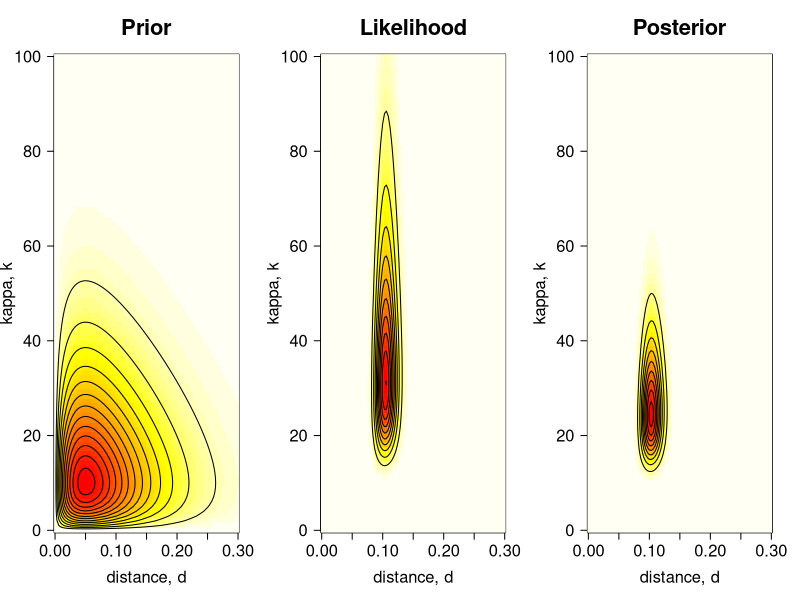
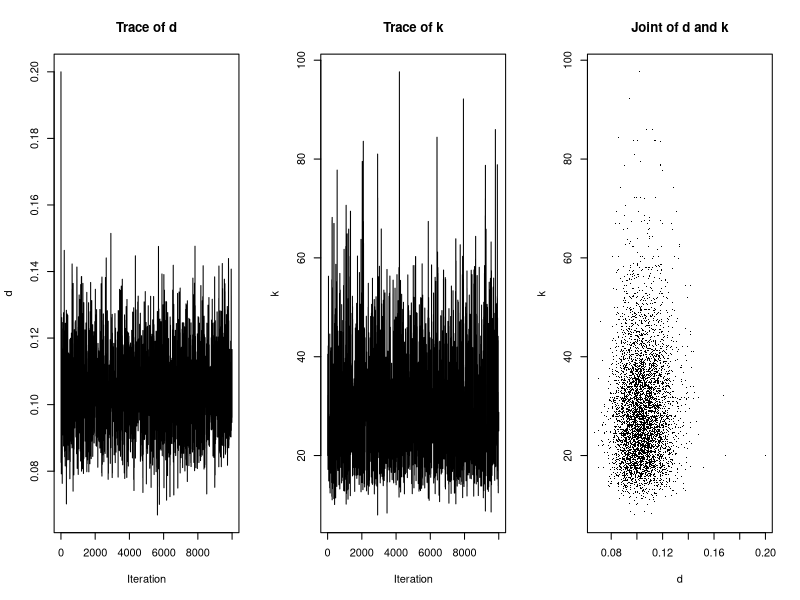
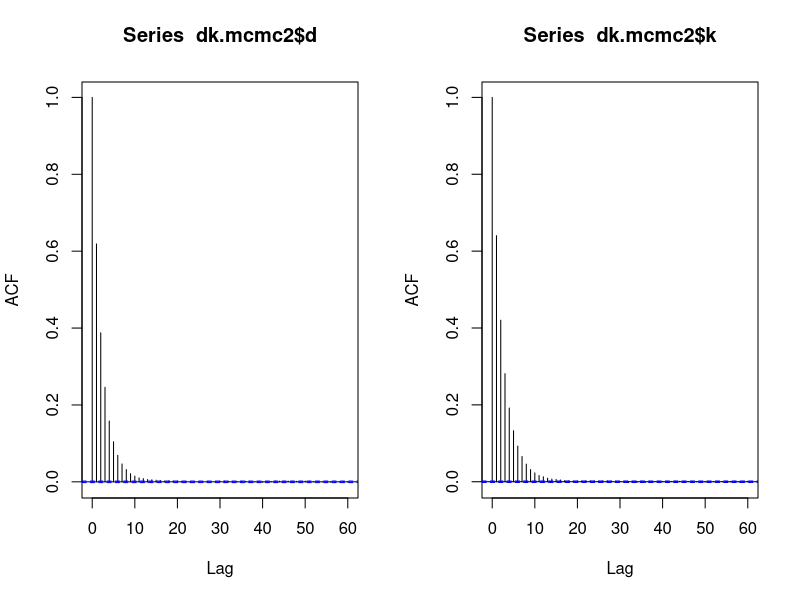
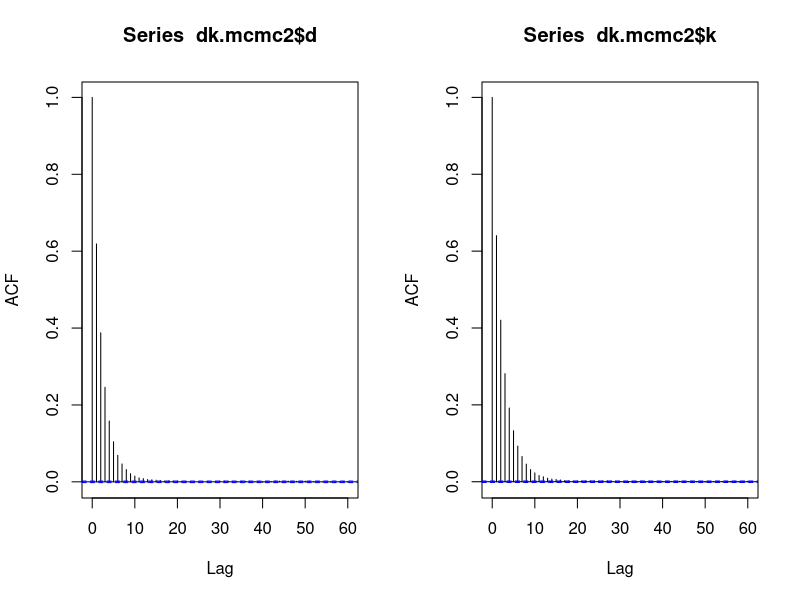
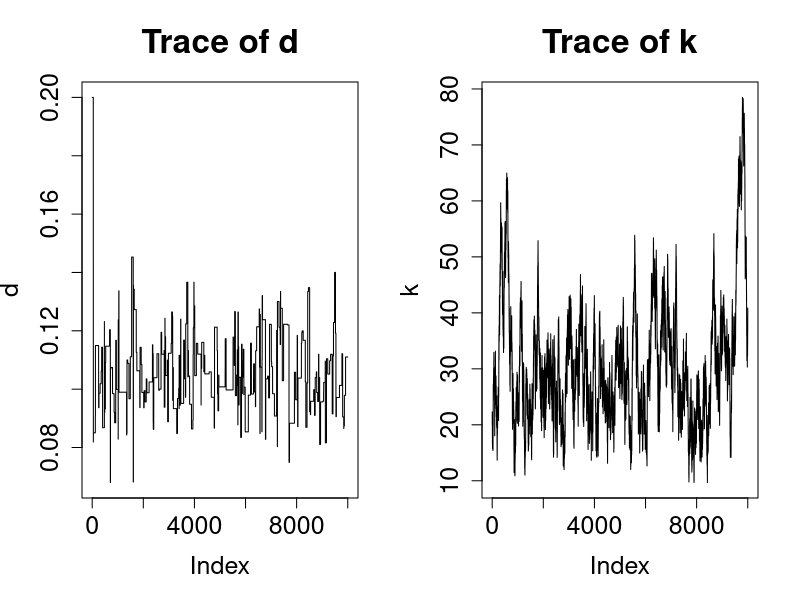
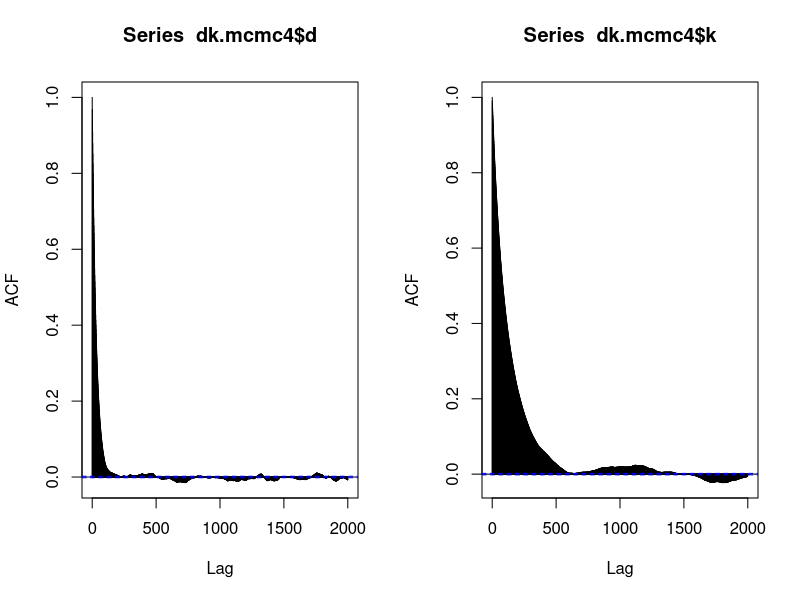
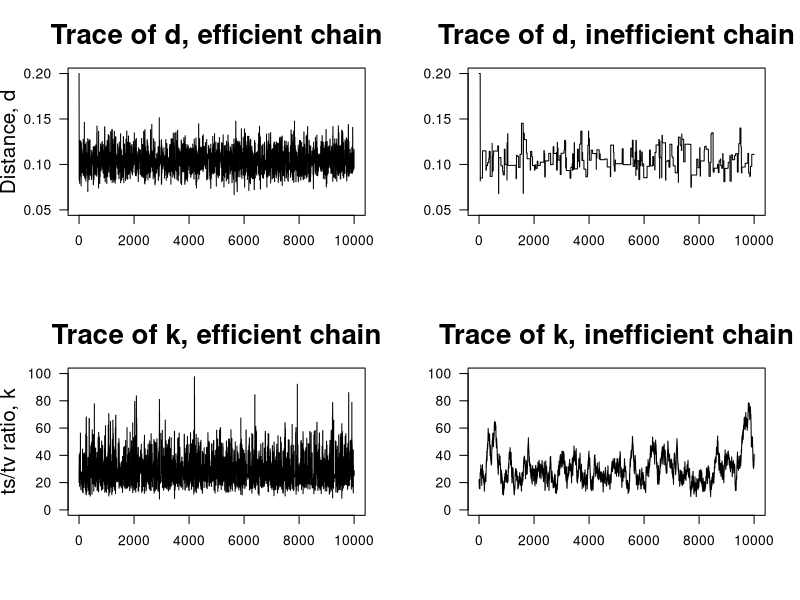
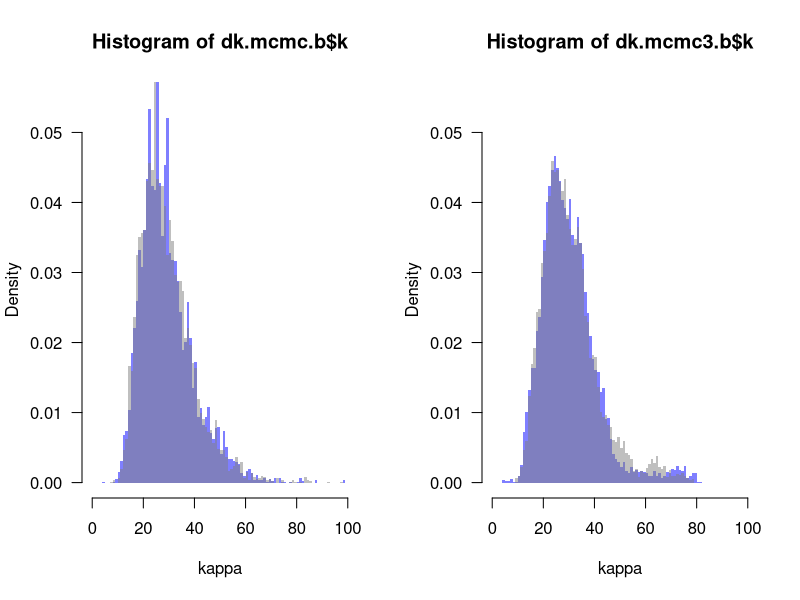

Reproduce these figures in R, in order.
# Clean up your R space
rm(list=ls())

#######################
# PART 1: Introduction
#######################

# The data are the 12S rRNA alignment of human and orangutang, with 948 base pairs and 
# 90 differences (84 transitions and 6 transversions).
# Example data from Table 1.3, p.7 of Yang (2014) Molecular Evolution: A Statistical 
# Approach. Oxford University Press.

n <- 948 # length of alignment in bp
ns <- 84 # total number of transitions (23+30+10+21)
nv <- 6  # total number of transversions (1+0+2+0+2+1+0+0)
 
V <- nv/n # proportion of transversional differences
S <- ns/n # proportion of transitional differences

# log-likelihood function, f(D|d,k), using Kimura's (1980) substitution model
# see p.8 in Yang (2014)

k80.lnL <- function(d, k, n=948, ns=84, nv=6) {
 
 p0 <- .25 + .25 * exp(-4*d/(k+2)) + .5 * exp(-2*d*(k+1)/(k+2))
 p1 <- .25 + .25 * exp(-4*d/(k+2)) - .5 * exp(-2*d*(k+1)/(k+2))
 p2 <- .25 - .25 * exp(-4*d/(k+2))
 
 return ((n - ns - nv) * log(p0/4) +
        ns * log(p1/4) + nv * log(p2/4))
}

dim <- 100  # dimension for the plot
d.v <- seq(from=0, to=0.3, len=dim) # vector of d values
k.v <- seq(from=0, to=100, len=dim) # vector of k values
dk <- expand.grid(d=d.v, k=k.v)
 
par(mfrow=c(1, 3))

# Prior surface, f(D)f(k)
Pri <- matrix(dgamma(dk$d, 2, 20) * dgamma(dk$k, 2, .1),
       ncol=dim)
 
image(d.v, k.v, -Pri, las=1, col=heat.colors(50),
      main="Prior", xlab="distance, d",
      ylab="kappa, k", cex.main=2.0,
      cex.lab=1.5, cex.axis=1.5)
 
contour(d.v, k.v, Pri, nlev=10, drawlab=FALSE, add=TRUE)
 
# Likelihood surface, f(D|d,k)
lnL <- matrix(k80.lnL(d=dk$d, k=dk$k), ncol=dim)
 
# for numerical reasons, we scale the likelihood to be 1
# at the maximum, i.e. we subtract max(lnL)
L <- exp(lnL - max(lnL))  
 
image(d.v, k.v, -L, las=1, col=heat.colors(50),
      main="Likelihood", xlab="distance, d",
      ylab="kappa, k", cex.main=2.0,
      cex.lab=1.5, cex.axis=1.5)
 
contour(d.v, k.v, L, nlev=10,
        drawlab=FALSE, add=TRUE) # creates a contour plot
# Unscaled posterior surface, f(d)f(k)f(D|d,k)
Pos <- Pri * L
 
image(d.v, k.v, -Pos, las=1, col=heat.colors(50),
      main="Posterior", xlab="distance, d",
      ylab="kappa, k", cex.main=2.0,
      cex.lab=1.5, cex.axis=1.5)
 
contour(d.v, k.v, Pos, nlev=10,
        drawlab=FALSE, add=TRUE)
        
        
##########################################
# PART 2: Markov Chain Monte Carlo (MCMC)
##########################################

# We now obtain the posterior distribution by MCMC sampling.
# In most practical problems, constant z cannot be calculated (either
# analytically or numerically), and so the MCMC algorithm becomes necessary.

# Function that returns the logarithm of the unscaled posterior:
# f(d) * f(k) * f(D|d,k)
# by default we set the priors as: 
# f(d) = Gamma(d | 2, 20) and f(k) = Gamma(k | 2, .1)
ulnP <- function(d, k, n=948, ns=84, nv=6, a.d=2, b.d=20, a.k=2, b.k=.1) {
  # The normalizing constant in the prior densities can be ignored:
  lnpriord <- (a.d - 1)*log(d) - b.d * d
  lnpriork <- (a.k - 1)*log(k) - b.k * k
  
  # log-Likelihood:
  expd1 <- exp(-4*d/(k+2));
  expd2 <- exp(-2*d*(k+1)/(k+2))
  p0 <- .25 + .25 * expd1 + .5 * expd2
  p1 <- .25 + .25 * expd1 - .5 * expd2
  p2 <- .25 - .25 * expd1
  lnL <- ((n - ns - nv) * log(p0/4) + ns * log(p1/4) + nv * log(p2/4))
  
  # Return unnormalised posterior:
  return (lnpriord + lnpriork + lnL)
}

# Draft MCMC algorithm:
# 1. Set initial states for d and k.
# 2. Propose a new state d* (from an appropriate proposal density).
# 3. Accept or reject the proposal with probability
#      min(1, p(d*)p(x|d*) / p(d)p(x|d))
#      If the proposal is accepted set d=d*, otherwise d=d.
# 4. Save d.
# 5. Repeat 2-4 for k.
# 6. Go to step 2.

mcmcf <- function(init.d, init.k, N, w.d, w.k) {
  # init.d and init.k are the initial states
  # N is the number of 'generations' the algorithm is run for.
  # w.d is the 'width' of the proposal density for d.
  # w.k is the 'width' of the proposal density for k.
 
  # here we keep the visited states of d and k.
  d <- k <- numeric(N+1)
  # initialise the MCMC chain
  dnow <- d[1] <- init.d
  know <- k[1] <- init.k
  ulnPnow <- ulnP(dnow, know)
  acc.d <- acc.k <- 0 # number of acceptances
 
  for (i in 1:N) {
    # we use uniform densities with reflection
    # to propose new d* and k* states
    # propose and accept/reject new d
    dnew <- dnow + runif(1, -w.d/2, w.d/2)
    # reflect if dnew is negative
    if (dnew < 0) dnew <- -dnew
    
    ulnPnew <- ulnP(dnew, know)
    lnalpha <- ulnPnew - ulnPnow
    # if ru < alpha accept proposed d*:
    if (lnalpha > 0 || runif(1, 0, 1) < exp(lnalpha)) {
      dnow <- dnew; ulnPnow <- ulnPnew; 
      acc.d  <- acc.d + 1
    }
    # else reject it:
    else dnew <- dnow
        
    # propose and accept/reject new k
    knew <- know + runif(1, -w.k/2, w.k/2)
    # reflect if knew is negative
    if (knew < 0) knew <- -knew
    
    ulnPnew <- ulnP(dnew, knew)
    lnalpha <- ulnPnew - ulnPnow
    # if ru < alpha accept proposed k*:
    if (lnalpha > 0 || runif(1, 0, 1) < exp(lnalpha)) {
      know <- knew; ulnPnow <- ulnPnew
      acc.k  <- acc.k + 1
    }
    # else reject it:
    else knew <- know
    
    # save chain state:
    d[i+1] <- dnew; k[i+1] <- knew
  }
 
  # print out the proportion of times
  # the proposals were accepted
  print("Acceptance proportions (d, k):")
  print(c(acc.d/N, acc.k/N))
 
  # return vector of d and k visited during MCMC
  return (list(d=d, k=k))
}

# Test run-time:
system.time(mcmcf(0.2, 20, 1e4, .12, 180)) # about 0.3s
# Run again and save MCMC output:
dk.mcmc <- mcmcf(0.2, 20, 1e4, .12, 180) 

par(mfrow=c(1,3))
# trace plot of d
plot(dk.mcmc$d, ty='l', xlab="Iteration", ylab="d", main="Trace of d")
# trace plot of k
plot(dk.mcmc$k, ty='l', xlab="Iteration", ylab="k", main="Trace of k")
 
# We can also plot the joint sample of d and k
# (points sampled from posterior surface)
plot(dk.mcmc$d, dk.mcmc$k, pch='.', xlab="d", ylab="k", main="Joint of d and k")

##########################################
# PART 3: Efficiency of the MCMC chain
##########################################

# Values sampled in an MCMC chain are autocorrelated because new states
# are either the previous state or a modification of it.
# The efficiency of an MCMC chain is closely related to the autocorrelation.
# Intuitively, if the autocorrelation is high, the chain will be inefficient,
# i.e. we will need to run the chain for a long time to obtain a good
# approximation to the posterior distribution.
# The efficiency of a chain is defined as:
# eff = 1 / (1 + 2(r1 + r2 + r3 + ...))
# where ri is the correlation for lag i.

# run a very long chain (1e6 generations take about
# 40s in my MacBook Air) to calculate efficiency
dk.mcmc2 <- mcmcf(0.2, 20, 1e6, .12, 180)
 
# R's acf function (for AutoCorrelation Function) 
par(mfrow=c(1,2))
acf(dk.mcmc2$d)
acf(dk.mcmc2$k)
 
# Define efficiency function
eff <- function(acf) 1 / (1 + 2 * sum(acf$acf[-1]))
 
# the efficiencies are roughly 22% and 20% for d and k respectively:
eff(acf(dk.mcmc2$d)) # [1] 0.2255753 # mcmcf(0.2, 20, 1e7, .12, 180)
eff(acf(dk.mcmc2$k)) # [1] 0.2015054 # mcmcf(0.2, 20, 1e7, .12, 180)


#To illustrate inefficient chains, we will run our MCMC again by using a proposal density
#with a too large step size for d, and another with a too small step size for k.

# The window width for the d proposal density is too large,
# while it is too small for k
dk.mcmc3 <- mcmcf(0.2, 20, 1e4, 3, 5)
 
par(mfrow=c(1,2))
# because proposal width for d is too large,
# chain gets stuck at same values of d:
plot(dk.mcmc3$d, ty='l', main="Trace of d", cex.main=2.0,
     cex.lab=1.5, cex.axis=1.5, ylab="d")
 
# whereas proposal width for k is too small,
# so chain moves slowly:
plot(dk.mcmc3$k, ty='l', main="Trace of k", cex.main=2.0,
     cex.lab=1.5, cex.axis=1.5, ylab="k")
     
dk.mcmc4 <- mcmcf(0.2, 20, 1e6, 3, 5)
 
# Efficiencies are roughly 1.5% for d, and 0.35% for k:
eff(acf(dk.mcmc4$d, lag.max=2e3)) # [1] 0.01530385  # mcmcf(0.2, 20, 1e7, 3, 5)
eff(acf(dk.mcmc4$k, lag.max=2e3)) # [1] 0.003493112 # mcmcf(0.2, 20, 1e7, 3, 5)

# plot the traces for efficient (part 2) and inefficient chains

par(mfrow=c(2,2))
 
plot(dk.mcmc$d, ty='l', las=1, ylim=c(.05,.2),
     main="Trace of d, efficient chain", xlab='',
     ylab="Distance, d", cex.main=2.0, cex.lab=1.5)
plot(dk.mcmc3$d, ty='l', las=1, ylim=c(.05,.2),
     main="Trace of d, inefficient chain", xlab='',
     ylab='', cex.main=2.0, cex.lab=1.5)
plot(dk.mcmc$k, ty='l', las=1, ylim=c(0,100),
     main="Trace of k, efficient chain",
     xlab='', ylab="ts/tv ratio, k",
     cex.main=2.0, cex.lab=1.5)
plot(dk.mcmc3$k, ty='l', las=1, ylim=c(0,100),
     main="Trace of k, inefficient chain",
     xlab='', ylab='', cex.main=2.0, cex.lab=1.5)
     
####################################
# PART 4: Checking for convergence
####################################

# Efficient chain (good proposal step sizes)
dk.mcmc.b <- mcmcf(0.05, 5, 1e4, .12, 180)
# Inefficient chain (bad proposal step sizes)
dk.mcmc3.b <- mcmcf(0.05, 5, 1e4, 3, 5)

# plot and compare histograms
par(mfrow=c(1,2))
bks <- seq(from=0, to=105, by=1)
 
hist(dk.mcmc.b$k, prob=TRUE, breaks=bks, border=NA,
     col=rgb(0, 0, 1, .5), las=1, xlab="kappa",
     xlim=c(0,100), ylim=c(0,.055))
 
hist(dk.mcmc$k, prob=TRUE, breaks=bks, border=NA,
     col=rgb(.5, .5, .5, .5), add=TRUE)
 
hist(dk.mcmc3.b$k, prob=TRUE, breaks=bks, border=NA,
     col=rgb(0, 0, 1, .5), las=1, xlab="kappa",
     xlim=c(0,100), ylim=c(0,.055))
 
hist(dk.mcmc3$k, prob=TRUE, breaks=bks, border=NA,
     col=rgb(.5, .5, .5, .5), add=TRUE)

# to calculate the posterior
# posterior means (similar for efficient chains):
mean(dk.mcmc$d); mean(dk.mcmc.b$d)
mean(dk.mcmc$k); mean(dk.mcmc.b$k)
 
# posterior means (not so similar for the inefficient chains):
mean(dk.mcmc3$d); mean(dk.mcmc3.b$d)
mean(dk.mcmc3$k); mean(dk.mcmc3.b$k)

# efficient chain, standard error of the means
sqrt(1/1e4 * var(dk.mcmc$d) / 0.23) # roughly 2.5e-4
sqrt(1/1e4 * var(dk.mcmc$k) / 0.20) # roughly 0.2
 
# inefficient chain, standard error of the means
sqrt(1/1e4 * var(dk.mcmc3$d) / 0.015) # roughly 9.7e-4
sqrt(1/1e4 * var(dk.mcmc3$k) / 0.003) # roughly 1.6

# plot densities (smoothed histograms) for the efficient and inefficient chains
par(mfrow=c(1,2)); adj <- 1.5
# Efficient chains:
plot(density(dk.mcmc.b$k, adj=adj), col="blue", las=1,
     xlim=c(0, 100), ylim=c(0, .05), xaxs="i", yaxs="i")
lines(density(dk.mcmc$k, adj=adj), col="black")
 
# Inefficient chains:
plot(density(dk.mcmc3.b$k, adj=adj), col="blue", las=1,
     xlim=c(0, 100), ylim=c(0, .05), xaxs="i", yaxs="i")
lines(density(dk.mcmc3$k, adj=adj), col="black")
